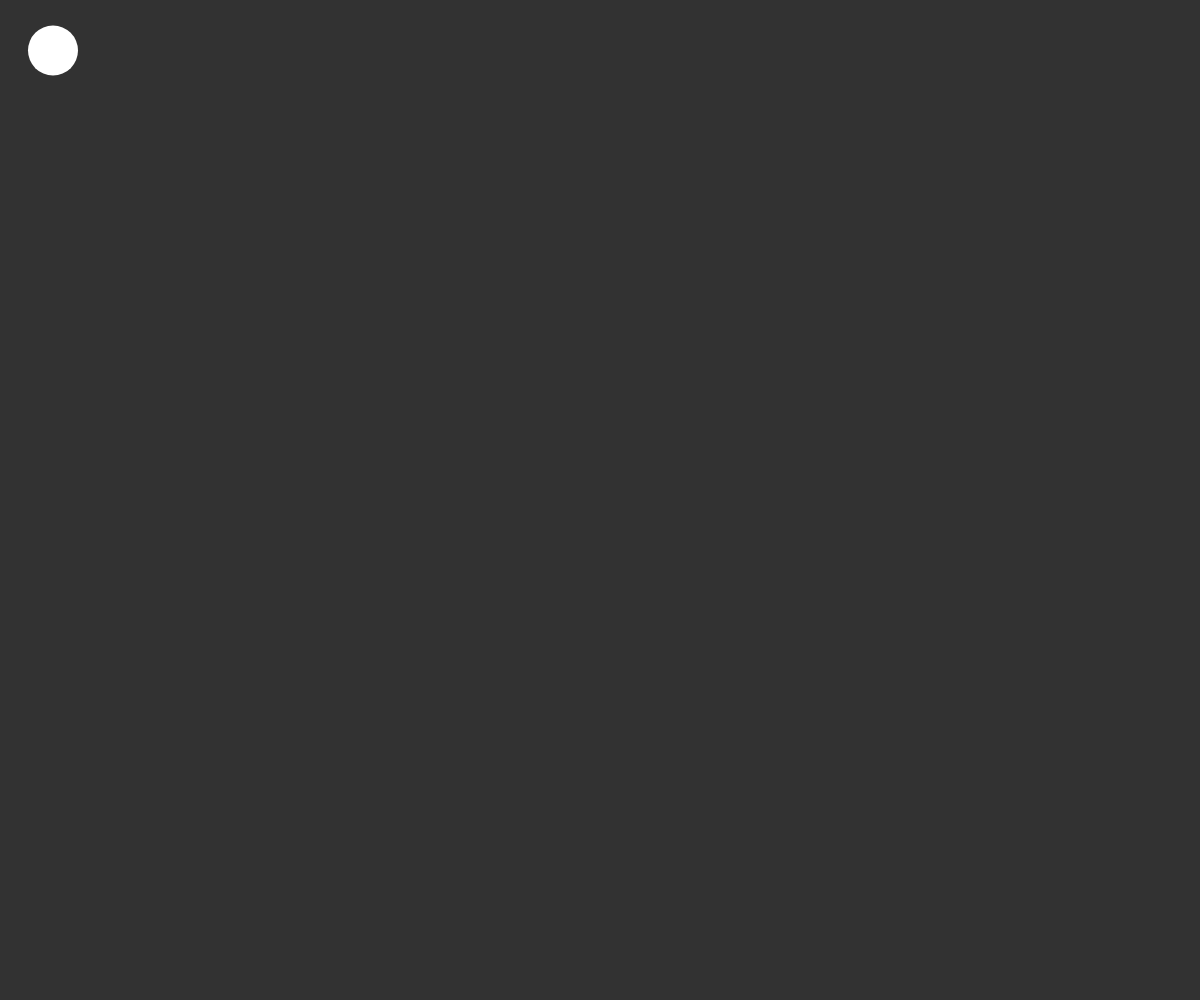
Frame 1 (no input)
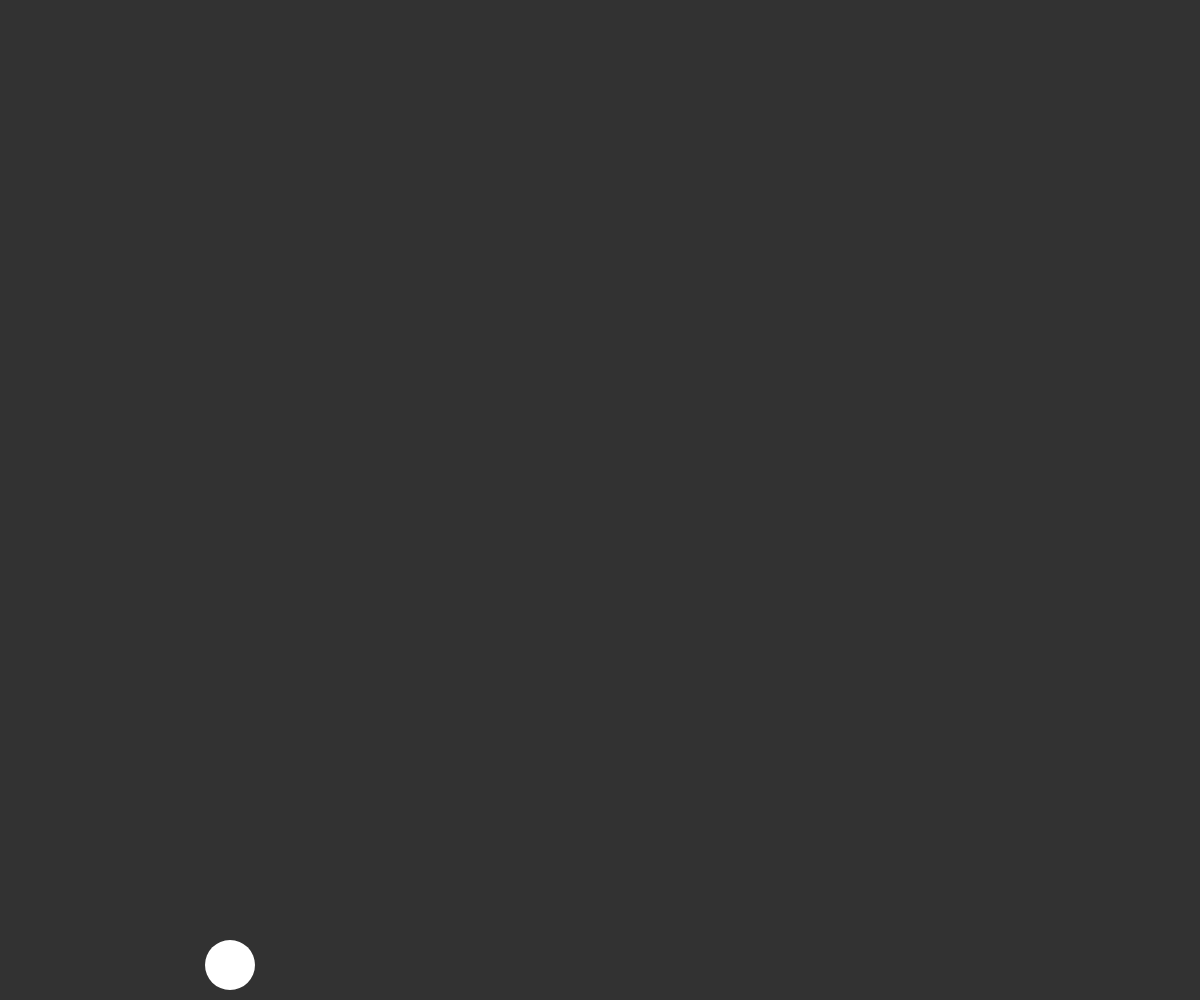
Frame 60 (no input)
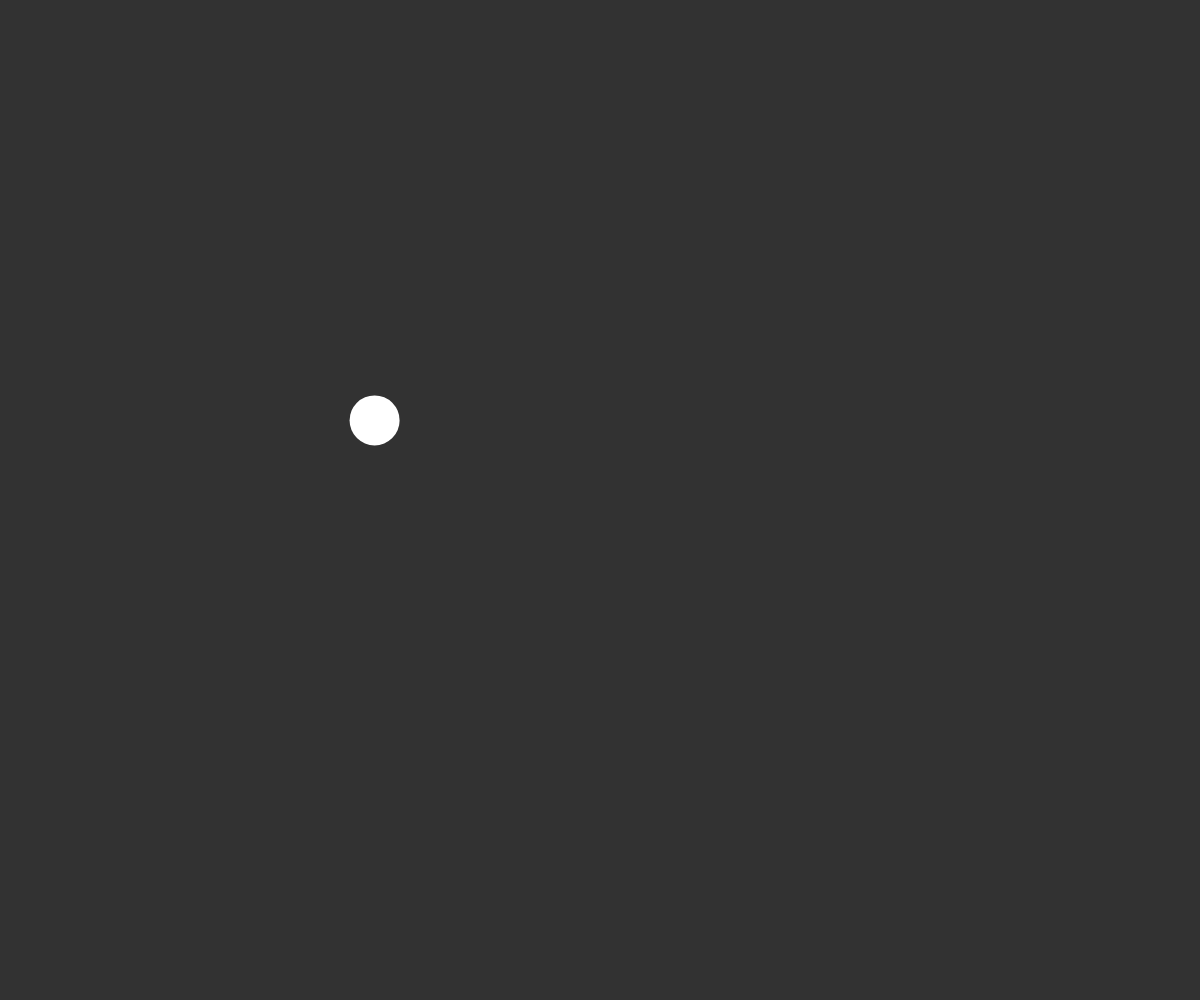
Frame 120 (the mouse pressed at the canvas centre since frame 60)

The p5.js sketch that drew these frames (run headless with seeded random() and noise() and a simulated clock; from frame 60 on, the mouse is pressed at the canvas centre):

// p5.js sketch
// ── sketch.js

/*
GRAVITY (with vectors)
Jeff Thompson | 2015/21 | www.jeffreythompson.org
 
A version of the Gravity example, but using vectors instead
so we can add additional motion or forces! In many ways, this
cleans up our code, removing the need for separate x/y
values for position and complex forces like wind.

WHAT IS A VECTOR?
A vector is an object that can store 2D (or 3D) values...
simple as that! This might be a position (x, y), a value
like speed (in the direction x, y) or another force.

Vectors are great because they help us keep things tidy but
also because they offer us some additional math. For example,
we can add two vectors together:

  position.add(speed);

So simple! Compare to using separate x/y values:

  x += speedX;
  y += speedY;

The vector object can also calculate the distance between
two vectors, the angle between them, etc!

WHY IS "BOUNCINESS" NOT A VECTOR?
Some forces are vectors (like speed, which can go in 2 directions)
but others are "scalar" forces, single values. Friction is a
scalar, meaning it applies equally both the x and y direction.
 
Want to go really deep? Check out this article that talks about
the many (many!) forces at play with a simple bouncing ball:
https://en.wikipedia.org/wiki/Bouncing_ball

CHALLENGES:
1. Can you make the ball reverse direction when it hits
   the right and left side of the screen?
 
*/


let dia =        50;   // size of the ball

let bounciness = 0.8;  // see note above

let position;          // position and forces can
let gravity;           // be listed as PVectors
let speed;          


function setup() {
  createCanvas(windowWidth, windowHeight);

  let x = dia;                    // start ball the top-left
  let y = dia;                
  position = createVector(x, y);  // create a PVector with those positions

  // we can create vectors for force too!
  // (note this only has force in the Y, or downward, direction)
  gravity = createVector(0, 0.5);

  // speed starts at zero in the y direction
  // but we can give it some motion in the x direction too!
  speed = createVector(3, 0);
}


function draw() {
  background(50);

  // add gravity to the speed so the ball accelerates
  speed.add(gravity);

  // then add speed to the position to make the ball move
  position.add(speed);

  // bounce by multiplying the speed by the bounciness
  if (position.y + dia/2 > height) {
    position.y = height-dia/2;
    speed.y *= -bounciness;      // negative to bounce up, as before
    speed.x *= bounciness;       // slow the rate of forward
  }                              // motion each time

  // draw the ball
  fill(255);
  noStroke();
  ellipse(position.x, position.y, dia, dia);
}


// any key to drop the ball again
function keyPressed() {
  setup();
}
